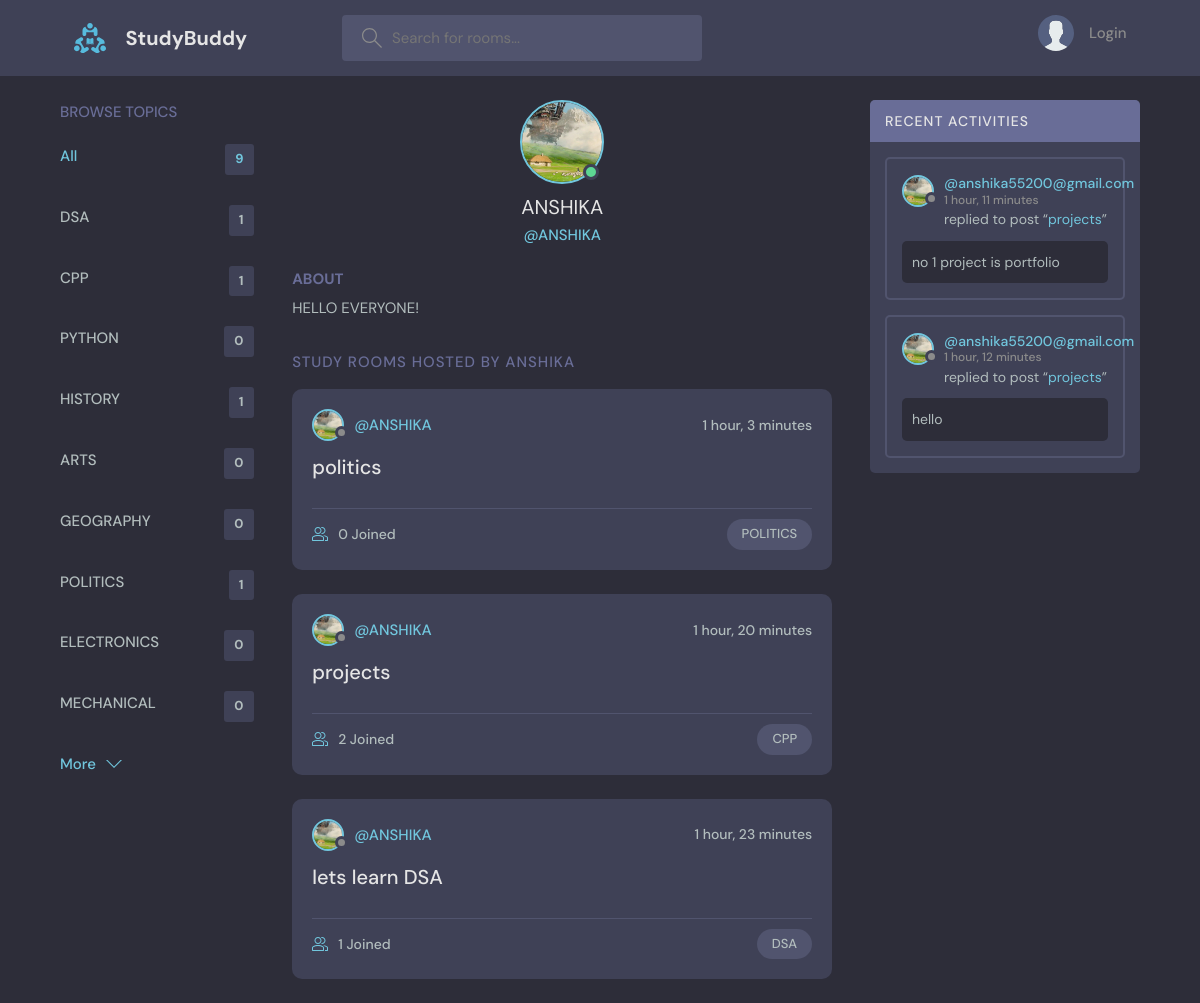
Page /profile/1/ on the committed database.
### base/models.py (models this page shows, shortened)
class Topic(models.Model):
    name = models.CharField(max_length=200)

class User(AbstractUser):
    name = models.CharField(max_length=200, null=True)
    email = models.EmailField(unique=True,  null=True)
    bio = models.TextField(null=True)
    avatar = models.ImageField(null=True, default="avatar.svg")
    USERNAME_FIELD = 'email'
    REQUIRED_FIELDS = []

class Room(models.Model):
    host =  models.ForeignKey(User, on_delete=models.SET_NULL, null=True)
    topic = models.ForeignKey(Topic, on_delete=models.SET_NULL, null=True)
    name = models.CharField(max_length=200)
    description = models.TextField(null=True, blank=True)
    participants = models.ManyToManyField(User, related_name='participants', blank=True)
    updated = models.DateTimeField(auto_now=True)
    created = models.DateTimeField(auto_now_add=True)
    class Meta:
        ordering = ['-updated', '-created']
    def __str__(self):
        return self.name

class Message(models.Model):
    user = models.ForeignKey(User, on_delete=models.CASCADE)
    room = models.ForeignKey(Room, on_delete=models.CASCADE)
    body = models.TextField()
    updated = models.DateTimeField(auto_now=True)
    created = models.DateTimeField(auto_now_add=True)
    class Meta:
        ordering = ['-updated', '-created']

### base/views.py (the view)
# urls.py: path('profile/<str:pk>/', views.userProfile, name= "user-profile"),
def userProfile(request, pk):
    user = User.objects.get(id=pk)
    rooms = user.room_set.all()
    room_messages = user.message_set.all()
    topics = Topic.objects.all()
    context = {'user': user, 'rooms': rooms, 'room_messages': room_messages, 'topics': topics}
    return render(request, 'base/profile.html', context)

### templates/base/profile.html (shortened to what this page needs)
{% extends 'main.html' %}
{% block content %}
  <main class="profile-page layout layout--3">
    <div class="container">
      {% include 'base/topic_component.html' %}
      <div class="roomList">
        <div class="profile">
          <div class="profile__avatar">
            <div class="avatar avatar--large active">
              <img src="{{user.avatar.url}}" />
            </div>
          </div>
          <div class="profile__info">
            <h3>{{user.username}}</h3>
            <p>@{{user.username}}</p>
          </div>
          <div class="profile__about">
            <h3>About</h3>
            <p>
              {{user.bio}}
            </p>
          </div>
        </div>
        <div class="roomList__header">
          <div>
            <h2>Study Rooms Hosted by {{user.username}}</h2>
          </div>
        </div>
        {% include 'base/feed_component.html' %}
      </div>
      {% include 'base/activity_component.html' %}
    </div>
  </main>
  {% endblock %}

### templates/main.html (shortened to what this page needs)
<!DOCTYPE html>
{% load static %}
<html lang="en">
  <head>
    <link rel="stylesheet" href="{% static 'styles/style.css' %}" />
  </head>
  <body>
    {% include 'navbar.html' %}
    {% block content %}
    {% endblock %}
  </body>
</html>

### templates/navbar.html (shortened to what this page needs)
{% load static %}
<header class="header header--loggedIn">
    <div class="container">
      <a href="{% url 'home' %}" class="header__logo">
        <img src="{% static 'images/logo.svg' %}" />
        <h1>StudyBuddy</h1>
      </a>
      <form class="header__search" method="GET" action="{% url 'home' %}">
        <label>
          <input name="q" placeholder="Search for rooms..." />
        </label>
      </form>
      <nav class="header__menu">
        {% if request.user.is_authenticated %}
        <div class="header__user">
          <a href="{% url 'update-user' %}">
            <div class="avatar avatar--medium active">
              <img src="{{request.user.avatar.url}}" />
            </div>
            <p>{{request.user.username}} <span>@{{request.user.username}}</span></p>
          </a>
          <button class="dropdown-button">
            <svg version="1.1" xmlns="http://www.w3.org/2000/svg" width="32" height="32" viewBox="0 0 32 32">
              <title>chevron-down</title>
              <path d="M16 21l-13-13h-3l16 16 16-16h-3l-13 13z"></path>
            </svg>
          </button>
        </div>
        {% else %}
        <a href="{% url 'login' %}">
          <img src="{% static 'images/avatar.svg' %}" />
          <p>Login</p>
        </a>
        {% endif %}
      </nav>
    </div>
</header>

### templates/base/topic_component.html
<div class="topics">
  <div class="topics__header">
    <h2>Browse Topics</h2>
  </div>
  <ul class="topics__list">
    <li>
      <a href="{% url 'home' %}" class="active">All <span>{{topics.count}}</span></a>
    </li>
    {% for topic in topics %}
    <li>
      <a href="{% url 'home' %}?q={{topic.name}}">{{topic.name}} <span>{{topic.room_set.all.count}}</span></a>
    </li>
    {% endfor %}
  </ul>
  <a class="btn btn--link" href="{% url 'topics' %}">
    More
    <svg version="1.1" xmlns="http://www.w3.org/2000/svg" width="32" height="32" viewBox="0 0 32 32">
      <title>chevron-down</title>
      <path d="M16 21l-13-13h-3l16 16 16-16h-3l-13 13z"></path>
    </svg>
  </a>
</div>

### templates/base/feed_component.html (shortened to what this page needs)
{% for room in rooms %}
<div class="roomListRoom">
  <div class="roomListRoom__header">
    <a href="{% url 'user-profile' room.host.id %}" class="roomListRoom__author">
      <div class="avatar avatar--small">
        <img src="{{room.host.avatar.url}}" />
      </div>
      <span>@{{room.host.username}}</span>
    </a>
    <div class="roomListRoom__actions">
      <span>{{room.created|timesince}}</span>
    </div>
  </div>
  <div class="roomListRoom__content">
    <a href="{% url 'room' room.id %}">{{room.name}}</a>
  </div>
  <div class="roomListRoom__meta">
    <a href="{% url 'room' room.id %}" class="roomListRoom__joined">
      {{room.participants.all.count}} Joined
    </a>
    <p class="roomListRoom__topic">{{room.topic.name}}</p>
  </div>
</div>
{% endfor %}

### templates/base/activity_component.html (shortened to what this page needs)
<div class="activities">
  <div class="activities__header">
    <h2>Recent Activities</h2>
  </div>
  {% for message in room_messages %}
  <div class="activities__box">
    <div class="activities__boxHeader roomListRoom__header">
      <a href="{% url 'user-profile' message.user.id %}" class="roomListRoom__author">
        <div class="avatar avatar--small">
          <img src="{{message.user.avatar.url}}" />
        </div>
        <p>
          @{{message.user}}
          <span>{{message.created|timesince}}</span>
        </p>
      </a>
    </div>
    <div class="activities__boxContent">
      <p>replied to post “<a href="{% url 'room' message.room.id %}">{{message.room}}</a>”</p>
      <div class="activities__boxRoomContent">
       {{message.body}}
      </div>
    </div>
  </div>
  {% endfor %}
</div>

### rows in the picture
Topic: name "DSA", room_set.all.count "1"
Topic: name "CPP", room_set.all.count "1"
Topic: name "PYTHON", room_set.all.count "0"
Topic: name "HISTORY", room_set.all.count "1"
Topic: name "ARTS", room_set.all.count "0"
Topic: name "GEOGRAPHY", room_set.all.count "0"
Topic: name "POLITICS", room_set.all.count "1"
Topic: name "ELECTRONICS", room_set.all.count "0"
Topic: name "MECHANICAL", room_set.all.count "0"
User: avatar (picture), username "ANSHIKA", bio "HELLO EVERYONE!"
Room: host.avatar (picture), host.username "ANSHIKA", created "1 hour, 3 minutes", name "politics", participants.all.count "0", topic.name "POLITICS"
Room: host.avatar (picture), host.username "ANSHIKA", created "1 hour, 20 minutes", name "projects", participants.all.count "2", topic.name "CPP"
Room: host.avatar (picture), host.username "ANSHIKA", created "1 hour, 23 minutes", name "lets learn DSA", participants.all.count "1", topic.name "DSA"
Message: user.avatar (picture), user "anshika55200@gmail.com", created "1 hour, 11 minutes", room "projects", body "no 1 project is portfolio"
Message: user.avatar (picture), user "anshika55200@gmail.com", created "1 hour, 12 minutes", room "projects", body "hello"

### other values in the picture
{{ topics.count }} "9"
